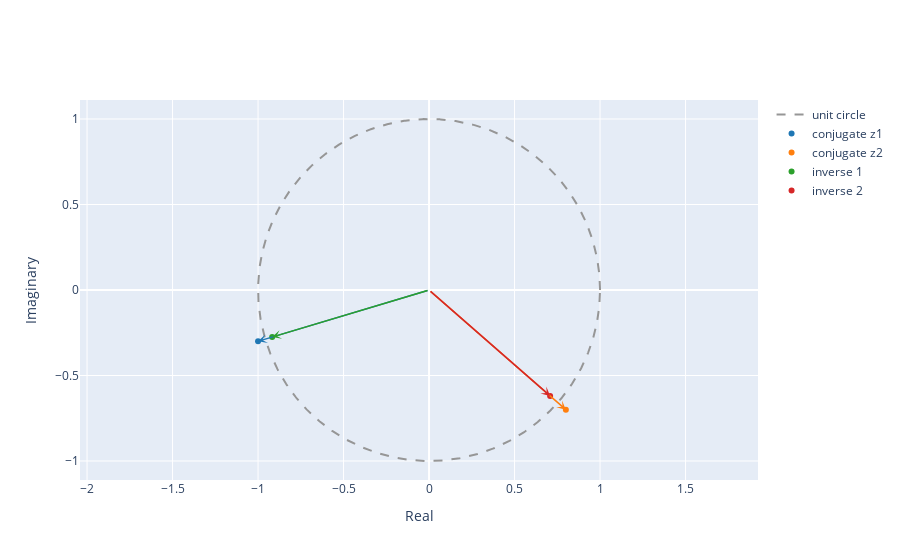

The notebook cell this image was saved under:
### Markdown cell above
1.2. Compute the conjugate z* and the inverse 1/z for both $z_1$ and $z_2$ and plot the results as vectors in the complex plane.

### Code cell
conj1 = np.conj(z1)
conj2 = np.conj(z2)
inv1 = 1/z1
inv2 = 1/z2

plot_complex([conj1, conj2, inv1, inv2], name=['conjugate z1','conjugate z2', 'inverse 1', 'inverse 2'])

### Figure 1 — Plotly figure (JSON) as saved in the notebook; plotly's stock layout.template omitted (floating-point values rounded to 4 significant figures; data arrays with more than 128 entries replaced by an {"elided": "..."} marker saying what was removed)
{"data": [{"line": {"color": "rgb(150,150,150)", "dash": "dash", "shape": "linear"}, "mode": "lines", "name": "unit circle", "type": "scatter", "x": {"elided": "1000 float values"}, "y": {"elided": "1000 float values"}}, {"marker": {"color": "#1f77b4"}, "mode": "markers", "name": "conjugate z1", "type": "scatter", "x": [-1], "y": [-0.3]}, {"marker": {"color": "#ff7f0e"}, "mode": "markers", "name": "conjugate z2", "type": "scatter", "x": [0.8], "y": [-0.7]}, {"marker": {"color": "#2ca02c"}, "mode": "markers", "name": "inverse 1", "type": "scatter", "x": [-0.9174], "y": [-0.2752]}, {"marker": {"color": "#d62728"}, "mode": "markers", "name": "inverse 2", "type": "scatter", "x": [0.708], "y": [-0.6195]}], "layout": {"annotations": [{"arrowcolor": "#1f77b4", "arrowhead": 3, "arrowwidth": 1.5, "ax": 0, "axref": "x", "ay": 0, "ayref": "y", "showarrow": true, "text": "", "x": -1, "y": -0.3}, {"arrowcolor": "#ff7f0e", "arrowhead": 3, "arrowwidth": 1.5, "ax": 0, "axref": "x", "ay": 0, "ayref": "y", "showarrow": true, "text": "", "x": 0.8, "y": -0.7}, {"arrowcolor": "#2ca02c", "arrowhead": 3, "arrowwidth": 1.5, "ax": 0, "axref": "x", "ay": 0, "ayref": "y", "showarrow": true, "text": "", "x": -0.9174, "y": -0.2752}, {"arrowcolor": "#d62728", "arrowhead": 3, "arrowwidth": 1.5, "ax": 0, "axref": "x", "ay": 0, "ayref": "y", "showarrow": true, "text": "", "x": 0.708, "y": -0.6195}], "xaxis": {"title": {"text": "Real"}}, "yaxis": {"scaleanchor": "x", "scaleratio": 1, "title": {"text": "Imaginary"}}}}
